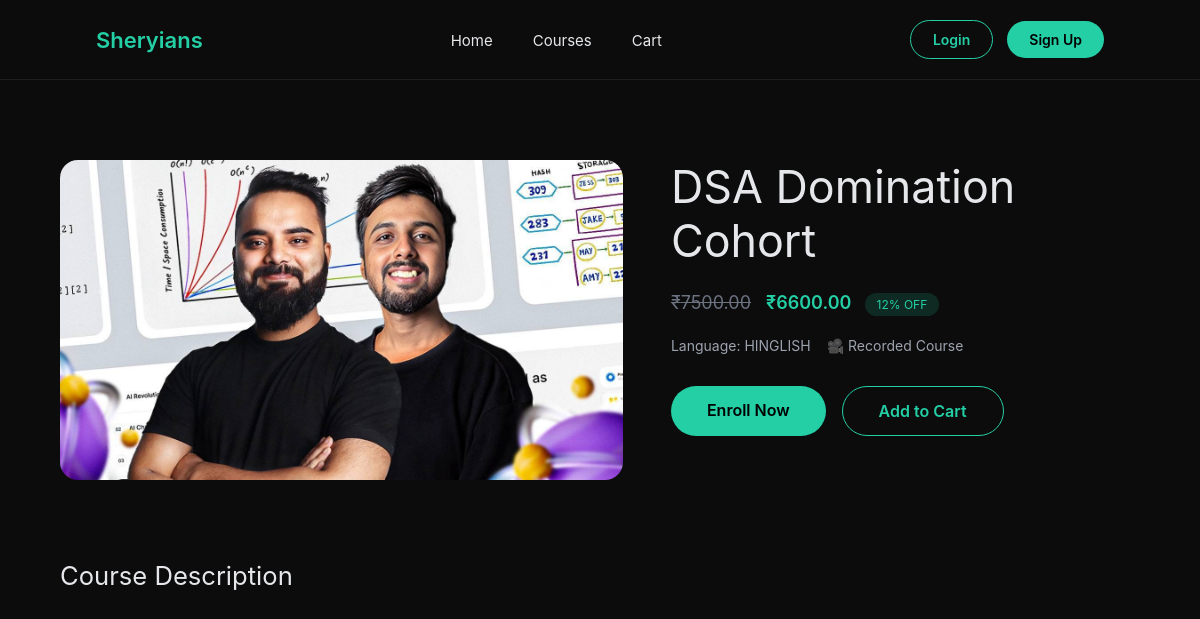
/courses/dsa-domination-cohort/, run on the app's committed database.
### accounts/models.py (models this page shows, shortened)
class Course(models.Model):
    title = models.CharField(max_length=255)
    slug = models.SlugField(max_length=255, unique=True, blank=True)
    short_description = models.TextField(blank=True)
    full_description = models.TextField(blank=True)
    price_original = models.DecimalField(max_digits=10, decimal_places=2, null=True, blank=True)
    price_discounted = models.DecimalField(max_digits=10, decimal_places=2, null=True, blank=True)
    currency = models.CharField(max_length=10, default="₹")
    discount_percentage = models.PositiveIntegerField(null=True, blank=True)
    language = models.CharField(max_length=100, blank=True)
    schedule = models.CharField(max_length=255, blank=True)
    course_validity = models.CharField(max_length=255, blank=True)
    is_live = models.BooleanField(default=False)
    image = models.ImageField(upload_to="course_images/")
    created_at = models.DateTimeField(auto_now_add=True)
    updated_at = models.DateTimeField(auto_now=True)
    tags = models.ManyToManyField("CourseTag", blank=True, related_name="courses")
    class Meta:
        ordering = ["title"]

### accounts/views.py (the view)
# urls.py: path('courses/<slug:slug>/', course_detail, name='course_detail'),
def course_detail(request, slug):
    course = Course.objects.filter(slug=slug).first()
    if not course:
        return redirect('course_list')
    return render(request, "course_detail.html", {"course": course})

### template/course_detail.html (shortened to what this page needs)
{% load static %}
<!DOCTYPE html>
<html lang="en">
<head>
</head>
<body>
<nav class="navbar">
    <div class="logo">
        <span>Sheryians</span>
    </div>
    <ul class="nav-links">
        <li><a href="{% url 'home' %}">Home</a></li>
        <li><a href="{% url 'course_list' %}">Courses</a></li>
        <li><a href="{% url 'cart_page' %}">Cart</a></li>
    </ul>
    <div class="auth-buttons">
        {% if request.user.is_authenticated %}
            <span style="font-size:14px;">Hi, {{ request.user.username }}</span>
            <a href="{% url 'signout' %}" class="login">Logout</a>
        {% else %}
            <a href="{% url 'signin' %}" class="login">Login</a>
            <a href="{% url 'signup' %}" class="signup">Sign Up</a>
        {% endif %}
    </div>
</nav>
<section class="course-hero">
    {% if course.image %}
        <img src="{{ course.image.url }}" alt="{{ course.title }}">
    {% else %}
        <img src="{% static 'images/no-image.png' %}">
    {% endif %}
    <div class="course-info">
        <h1>{{ course.title }}</h1>
        <div class="price">
            {% if course.price_original %}
                <del>₹{{ course.price_original }}</del>
            {% endif %}
            <strong>₹{{ course.price_discounted }}</strong>
            {% if course.discount_percentage %}
                <span class="badge">{{ course.discount_percentage }}% OFF</span>
            {% endif %}
        </div>
        <div class="meta">
            {% if course.language %} <span>Language: {{ course.language }}</span> {% endif %}
            {% if course.is_live %}
                <span>🔴 Live Course</span>
            {% else %}
                <span>🎥 Recorded Course</span>
            {% endif %}
        </div>
        <div class="actions">
            <a href="{% url 'confirm_order' %}" class="enroll">Enroll Now</a>
            <a href="{% url 'add_to_cart' course.id %}" class="cart">Add to Cart</a>
        </div>
    </div>
</section>
<section class="content">
    <div class="section">
        <h2>Course Description</h2>
    </div>
</section>
</body>
</html>

### template/course_detail.html (style rules this page uses)
* { margin:0; padding:0; box-sizing:border-box; font-family: Inter, system-ui, sans-serif; }
:root { --bg:#0c0c0c; --card:#111; --border:#1f1f1f; --text:#e5e7eb; --muted:#9ca3af; --accent:#24cfa6; }
body { background:var(--bg); color:var(--text); }
.navbar { height:80px; display:flex; align-items:center; justify-content:space-between; padding:0 6rem; border-bottom:1px solid var(--border); }
.logo span { color:var(--accent); font-size:22px; font-weight:600; }
.nav-links { list-style:none; display:flex; gap:40px; }
.nav-links a { text-decoration:none; color:var(--text); font-size:15px; }
.auth-buttons { display:flex; align-items:center; gap:14px; }
.auth-buttons a { text-decoration:none; padding:10px 22px; border-radius:999px; font-size:14px; font-weight:600; }
.login { color:var(--accent); border:1px solid var(--accent); }
.signup { background:var(--accent); color:#000; }
.course-hero { width:90%; margin:5rem auto; display:grid; grid-template-columns:1.2fr 1fr; gap:3rem; }
.course-hero img { width:100%; height:320px; object-fit:cover; border-radius:18px; }
.course-info h1 { font-size:2.8rem; font-weight:400; margin-bottom:1rem; }
.price { margin:1.5rem 0; font-size:18px; }
.price del { color:#6b7280; margin-right:10px; }
.price strong { color:var(--accent); font-weight:600; }
.badge { background:rgba(36,207,166,.15); color:var(--accent); padding:4px 12px; border-radius:999px; font-size:12px; margin-left:8px; }
.meta { margin:1.5rem 0; display:flex; flex-wrap:wrap; gap:16px; font-size:14px; color:var(--muted); }
.actions { margin-top:2rem; display:flex; gap:16px; }
.actions a { padding:14px 36px; border-radius:999px; font-weight:600; text-decoration:none; }
.enroll { background:var(--accent); color:#000; }
.cart { border:1px solid var(--accent); color:var(--accent); }
.content { width:90%; margin:4rem auto; display:grid; grid-template-columns:2fr 1fr; gap:3rem; }
.section h2 { font-size:1.6rem; font-weight:400; margin-bottom:1rem; }

### data on the page
Course: image (picture), title "DSA Domination Cohort", price_original "7500.00", price_discounted "6600.00", discount_percentage "12", language "HINGLISH"
